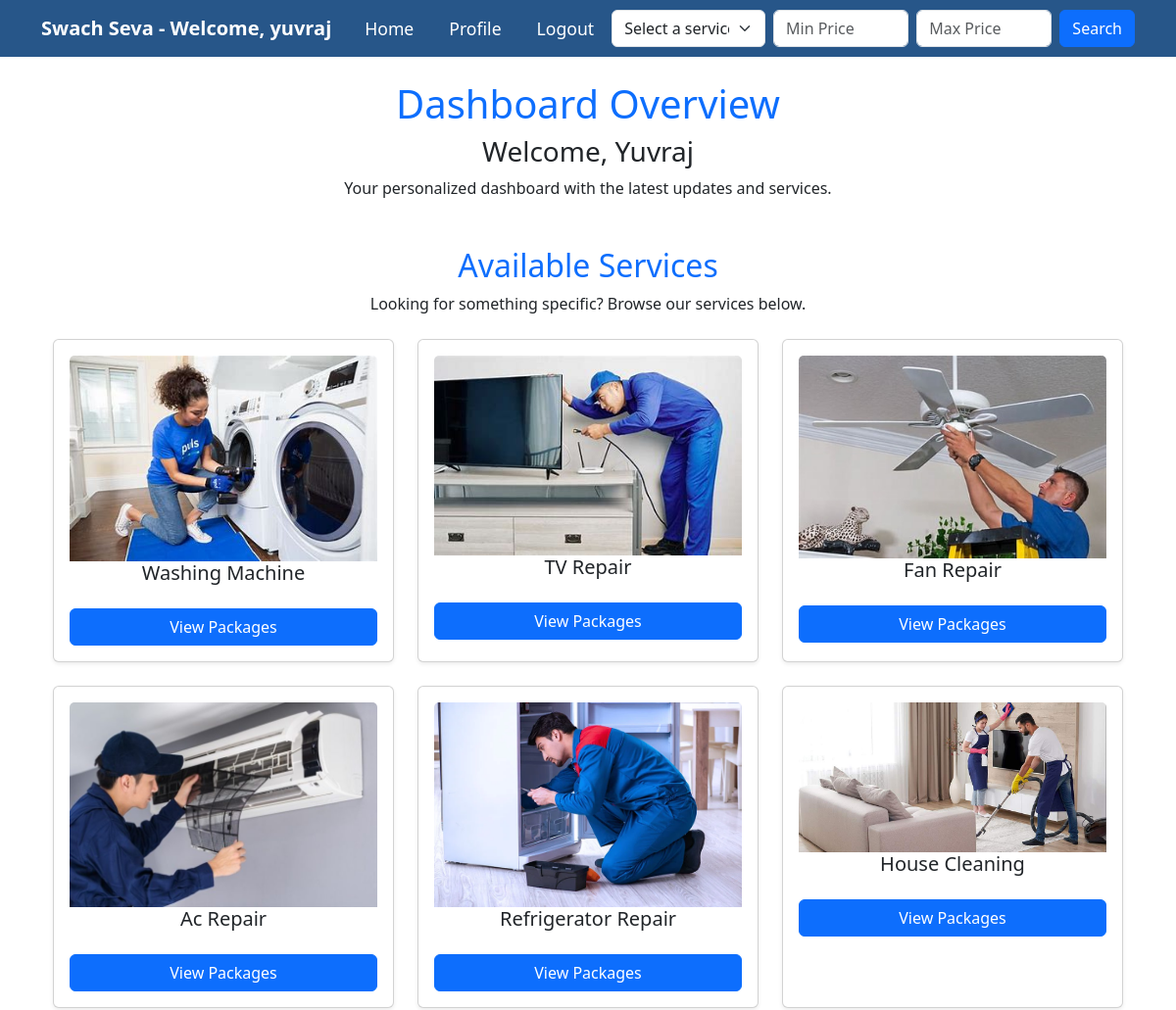
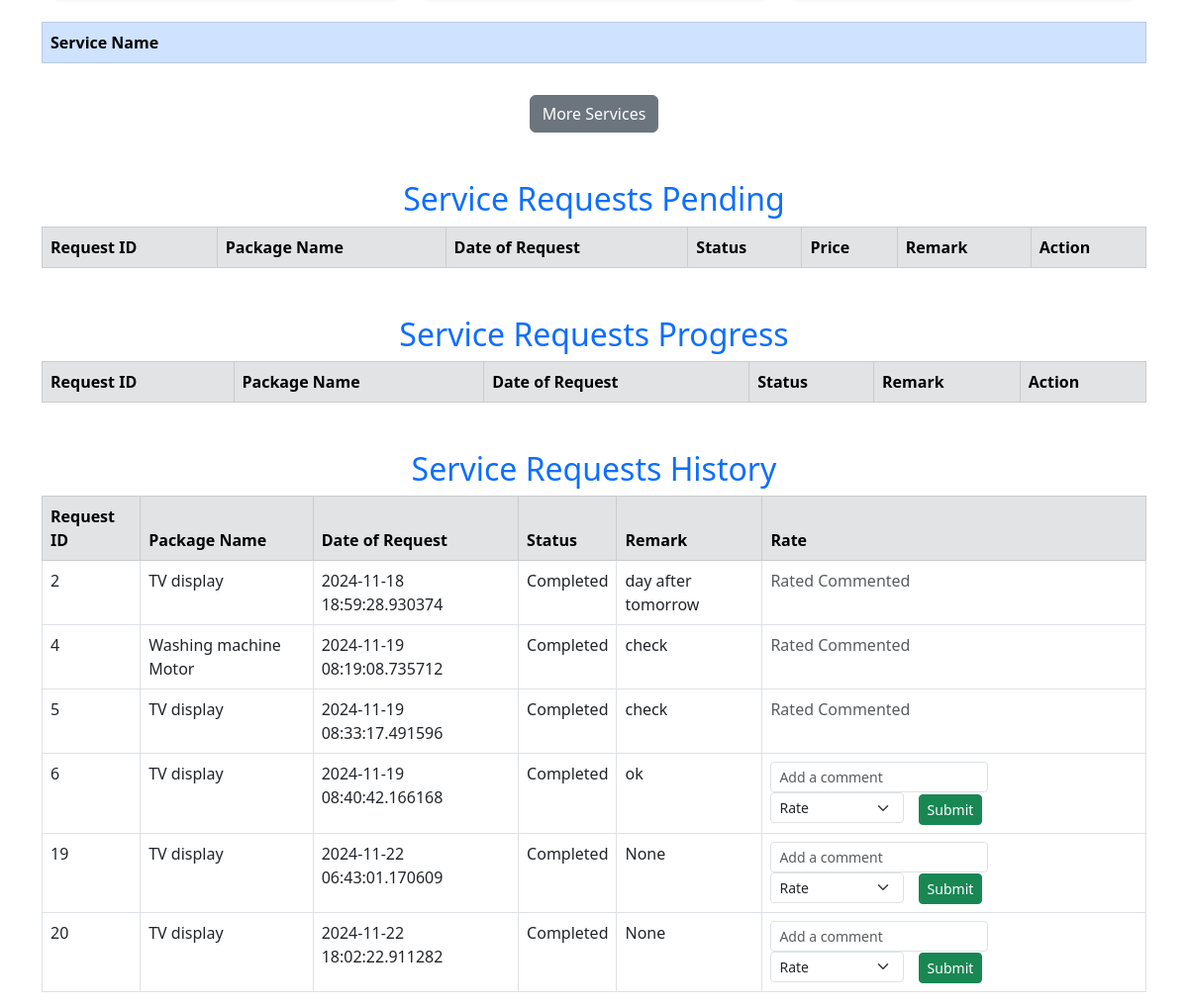
/dashboard (signed in), run on the app's committed database (2 pictures, top to bottom).
### app.py (models this page shows, shortened)
class Customer(db.Model, UserMixin):
    __tablename__ = 'customer'
    id = db.Column(db.Integer, primary_key=True, autoincrement=True)
    name = db.Column(db.String(150), nullable=False)
    pincode = db.Column(db.Integer, nullable=True)
    address = db.Column(db.String(150), nullable=True)
    username = db.Column(db.String(150), unique=True, nullable=False)
    mobile = db.Column(db.String(15), nullable=True)
    email = db.Column(db.String(150), unique=True, nullable=False)
    password = db.Column(db.String(150), nullable=False)
    block = db.Column(db.Boolean, default=False)

class Service(db.Model, UserMixin):
    __tablename__ = 'service'
    id = db.Column(db.Integer, primary_key=True, autoincrement=True)
    price = db.Column(db.Float, nullable=False)
    time_required = db.Column(db.String(150), nullable=False)
    description = db.Column(db.String(500), nullable=True)
    servicename = db.Column(db.String(150), db.ForeignKey('service_professional.servicename'), nullable=False)
    service_professional = db.relationship('ServiceProfessional', back_populates='services')
    packages = db.relationship('Package', back_populates='service', lazy='joined')

class ServiceRequest(db.Model,UserMixin):
    __tablename__ = 'service_request'
    id = db.Column(db.Integer, primary_key=True, autoincrement=True)
    service_id = db.Column(db.Integer, db.ForeignKey('service.id'), nullable=False)
    customer_id = db.Column(db.Integer, db.ForeignKey('customer.id'), nullable=False)
    date_of_request = db.Column(db.DateTime, nullable=False, default=datetime.utcnow)
    date_of_completion = db.Column(db.DateTime, nullable=True)
    status = db.Column(db.Enum(StatusEnum), nullable=False, default=StatusEnum.Pending)
    remarks = db.Column(db.String(500), nullable=True)
    package_id = db.Column(db.Integer, db.ForeignKey('packages.id'), nullable=True)
    professional_id = db.Column(db.Integer, db.ForeignKey('service_professional.id'), nullable=True)
    customer = db.relationship('Customer', backref=db.backref('customer_requests', lazy=True))
    service = db.relationship('Service', backref=db.backref('service_requests', lazy=True))
    professional = db.relationship('ServiceProfessional', backref='service_requests')

### app.py (the view)
    @app.route("/dashboard")
    @login_required
    def cushome():
            user = Customer.query.get(current_user.id)  # Get single customer
            services = Service.query.all()  # Get all services
            requests = ServiceRequest.query.filter_by(customer_id=current_user.id).all()  # Get all requests for this customer
            ratings = Rating.query.all()  # Fetch all existing ratings
            for request in requests:
                request.pkg_name = Package.query.get(request.package_id).name if request.package_id else None
            return render_template('Customer_dashboard.html',
                                user=current_user,
                                services=services,
                                Requests=requests,
                                ratings=ratings)

### app.py (called while the page is built)
@login_manager.user_loader
def load_user(user_id):
    user = db.session.get(Customer, int(user_id))
    if user:
        return user
    user = db.session.get(Admin, int(user_id))
    if user:
        return user
    user = db.session.get(ServiceProfessional, int(user_id))
    return user  # This will return None if no user is found

### templates/Customer_dashboard.html (shortened to what this page needs)
<!DOCTYPE html>
<html lang="en">
<head>
    <link rel="stylesheet" href="{{ url_for('static', filename='style.css') }}">
    <link href="https://cdn.jsdelivr.net/npm/bootstrap@5.3.0-alpha3/dist/css/bootstrap.min.css" rel="stylesheet">
</head>
<body>
    <nav class="navbar navbar-expand-lg navbar-dark">
        <div class="container">
            <a class="navbar-brand" href="/">Swach Seva - Welcome, {{ user.username }}</a>
            <div class="collapse navbar-collapse" id="navbarNav">
                <ul class="navbar-nav ms-auto">
                    <li class="nav-item">
                        <a class="nav-link" href="/">Home</a>
                    </li>
                    <li class="nav-item">
                        <a class="nav-link" href="/rcusprofile">Profile</a>
                    </li>
                    <li class="nav-item">
                        <a class="nav-link" href="/logout">Logout</a>
                    </li>
                </ul>
                <form class="d-flex ms-auto" action="/search_packages" method="GET" role="search">
                    <select name="query" class="form-select me-2">
                        <option value="" disabled selected>Select a service</option>
                    </select>
                    <input class="form-control me-2" name="min_price" type="number" placeholder="Min Price" step="0.01">
                    <input class="form-control me-2" name="max_price" type="number" placeholder="Max Price" step="0.01">
                    <button class="btn btn-primary" type="submit">Search</button>
                </form>
            </div>
        </div>
    </nav>
    <div class="container mt-4">
        <h1 class="text-center text-primary">Dashboard Overview</h1>
        <div class="text-center mb-4">
            <h3>Welcome, {{ user.name }}</h3>
            <p>Your personalized dashboard with the latest updates and services.</p>
        </div>
        <div class="mt-5">
            <h2 class="text-center text-primary">Available Services</h2>
            <p class="text-center">Looking for something specific? Browse our services below.</p>
            <table class="table table-bordered mt-4">
                <thead class="table-primary">
                    <tr>
                        <th>Service Name</th>
                    </tr>
                </thead>
                <tbody>
                    <div class="container my-4">
                        <div class="row row-cols-1 row-cols-md-2 row-cols-lg-3 g-4">
                            {% for service in services %}
                            <div class="col">
                                <div class="card shadow-sm h-100">
                                    <div class="card-body text-center">
                                        {% if service.servicename == 'Washing Machine' %}
                                        <img src="static\washing_machinejpg.jpg" class="card-img-top" alt="Washing Machine">
                                        {% elif service.servicename == 'Ac Repair' %}
                                        <img src="static/Acrepair.jpg" class="card-img-top" alt="AC Repair">
                                        {% elif service.servicename == 'Refrigerator Repair' %}
                                        <img src="static/Refrigerator Repair.jpg" class="card-img-top" alt="Refrigerator Repair">
                                        {% elif service.servicename == 'House Cleaning' %}
                                        <img src="static/House Cleaning.jpg" class="card-img-top" alt="House Cleaning">
                                        {% elif service.servicename == 'TV Repair' %}
                                        <img src="static/TV_REPAIR.jpg" class="card-img-top" alt="TV">
                                        {% elif service.servicename == 'Bathroom Cleaning' %}
                                        <img src="static/Bathroom Cleaning.jpg" class="card-img-top" alt="Bathroom Cleaning">
                                        {% elif service.servicename == 'Fan Repair' %}
                                        <img src="static/Fan Repair.jpg" class="card-img-top" alt="Fan Repair">
                                        {% elif service.servicename == 'Renovation & Painting' %}
                                        <img src="static/paint.jpg" class="card-img-top" alt="Renovation & Painting">
                                        {% endif %}
                                        <h5 class="card-title">{{ service.servicename }}</h5>
                                        <a href="/cuspackages/{{ service.id }}" class="btn btn-primary mt-3 w-100">View Packages</a>
                                    </div>
                                </div>
                            </div>
                            {% endfor %}
                        </div>
                    </div>
                </tbody>
            </table>
            <div class="text-center">
                <a class="btn btn-secondary mt-3" href="/service">More Services</a>
            </div>
        </div>
        <div class="mt-5">
            <h2 class="text-center text-primary">Service Requests Pending</h2>
            <table class="table table-bordered">
                <thead class="table-secondary">
                    <tr>
                        <th>Request ID</th>
                        <th>Package Name</th>
                        <th>Date of Request</th>
                        <th>Status</th>
                        <th>Price</th>
                        <th>Remark</th>
                        <th>Action</th>
                    </tr>
                </thead>
            </table>
        </div>
        <div class="mt-5">
            <h2 class="text-center text-primary">Service Requests Progress</h2>
            <table class="table table-bordered">
                <thead class="table-secondary">
                    <tr>
                        <th>Request ID</th>
                        <th>Package Name</th>
                        <th>Date of Request</th>
                        <th>Status</th>
                        <th>Remark</th>
                        <th>Action</th>
                    </tr>
                </thead>
            </table>
        </div>
        <div class="mt-5">
            <h2 class="text-center text-primary">Service Requests History</h2>
            <table class="table table-bordered">
                <thead class="table-secondary">
                    <tr>
                        <th>Request ID</th>
                        <th>Package Name</th>
                        <th>Date of Request</th>
                        <th>Status</th>
                        <th>Remark</th>
                        <th>Rate</th>
                    </tr>
                </thead>
                <tbody>
                    {% for request in Requests %}
                    {% if request.status.value == "Completed" %}
                    <tr>
                        <td>{{ request.id }}</td>
                        <td>{{ request.pkg_name }}</td>
                        <td>{{ request.date_of_request }}</td>
                        <td>{{ request.status.value }}</td>
                        <td>{{ request.remarks }}</td>
                        <td>
                            {% set already_rated = ratings | selectattr('service_request_id', 'equalto', request.id) | list %}
                            {% if already_rated|length > 0 %}
                                <span class="text-muted">Rated Commented </span>
                            {% else %}
                                <form action="{{ url_for('rate_service', service_request_id=request.id) }}" method="post" style="display:inline;">
                                    <div style="display: inline-block; margin-right: 10px;">
                                        <input type="text" id="comment" name="comment" placeholder="Add a comment" class="form-control form-control-sm" required>
                                    </div>
                                    <div style="display: inline-block; margin-right: 10px;">
                                        <select id="rating" name="rating" class="form-select form-select-sm" required>
                                            <option value="" disabled selected>Rate</option>
                                        </select>
                                    </div>
                                    <button class="btn btn-success btn-sm me-1" type="submit" onclick="return confirm('Are you sure you want to submit your rating and comment?');">
                                        Submit
                                    </button>
                                </form>
                            {% endif %}
                        </td>
                    </tr>
                    {% endif %}
                {% endfor %}
                </tbody>
            </table>
        </div>
    </div>
</body>
</html>

### static/style.css (style rules this page uses)
body { background-color: #808080; color: #665656; }
.navbar { background-color: #275689; padding: 15px 0; }
.navbar-brand { font-size: 1.8rem; font-weight: bold; color: white; }
.navbar-nav .nav-link { color: white !important; font-size: 1.1rem; margin: 0 10px; }

### data on the page
Customer: username "yuvraj", name "Yuvraj"
Service: servicename "Washing Machine"
Service: servicename "TV Repair"
Service: servicename "Fan Repair"
Service: servicename "Ac Repair"
Service: servicename "Refrigerator Repair"
Service: servicename "House Cleaning"
ServiceRequest: id "2", pkg_name "TV display", date_of_request "2024-11-18 18:59:28.930374", status.value "Completed", remarks "day after tomorrow", shows "Rated Commented"
ServiceRequest: id "4", pkg_name "Washing machine Motor", date_of_request "2024-11-19 08:19:08.735712", status.value "Completed", remarks "check", shows "Rated Commented"
ServiceRequest: id "5", pkg_name "TV display", date_of_request "2024-11-19 08:33:17.491596", status.value "Completed", remarks "check", shows "Rated Commented"
ServiceRequest: id "6", pkg_name "TV display", date_of_request "2024-11-19 08:40:42.166168", status.value "Completed", remarks "ok"
ServiceRequest: id "19", pkg_name "TV display", date_of_request "2024-11-22 06:43:01.170609", status.value "Completed", remarks "None"
ServiceRequest: id "20", pkg_name "TV display", date_of_request "2024-11-22 18:02:22.911282", status.value "Completed", remarks "None"
